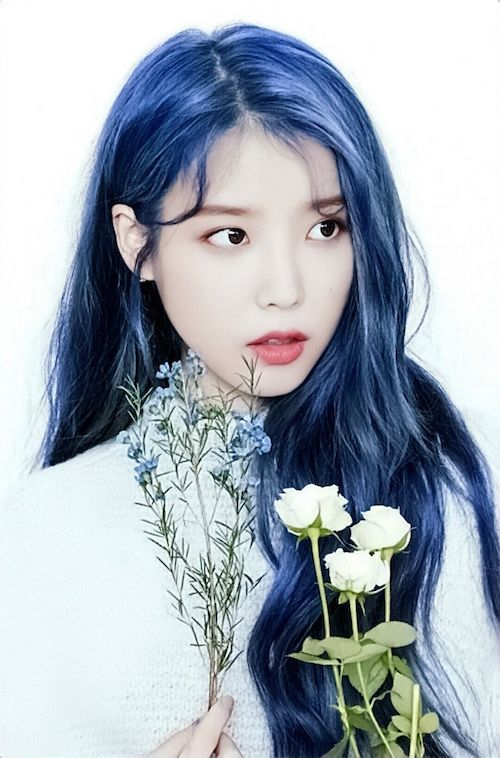
#> input picture Resources/iu1.jpg, 500 x 758 px
$ python chapter5.py
#> lines starting #> are read from the running program, lines starting #| are printed output that depends on the picture
import cv2
import numpy as np

img = cv2.imread("Resources/iu1.jpg")
#> img is the input picture: shape (758, 500, 3); mean B, G, R 183.7, 172.9, 163.2

width, height = 250, 350
pts1 = np.float32([[111, 219], [287, 188], [154, 482], [352, 440]])
pts2 = np.float32([[0, 0], [width, 0], [0, height], [width, height]])
matrix = cv2.getPerspectiveTransform(pts1, pts2)
imgOutput = cv2.warpPerspective(img, matrix, (width, height))
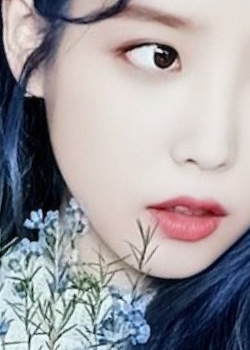
#> imgOutput: shape (350, 250, 3); mean B, G, R 160.4, 156.2, 160.1

cv2.imshow("IU", imgOutput)


cv2.waitKey(0)
